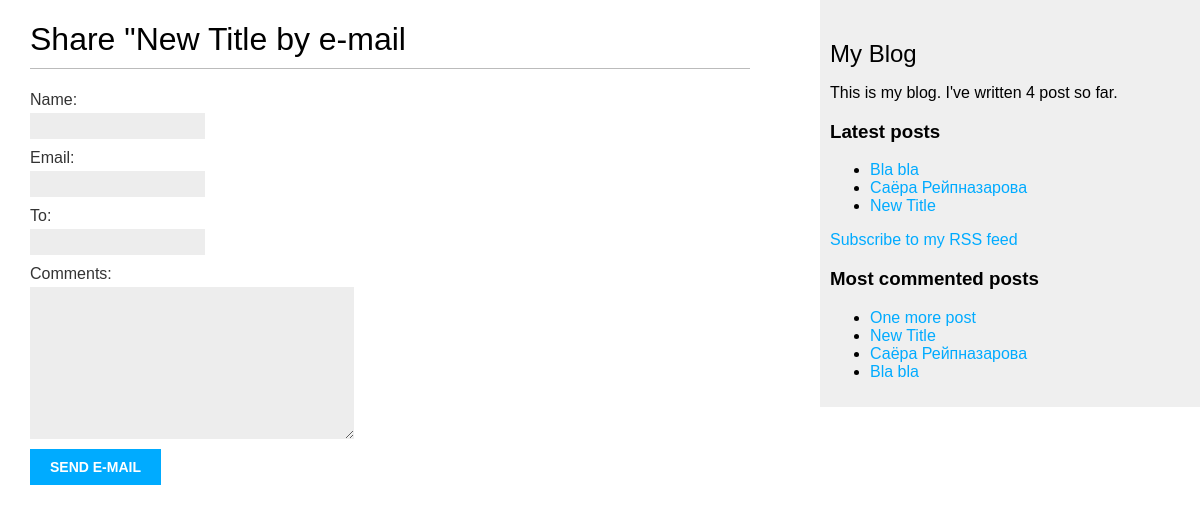
Before: /blog/2/share/ with the older database file.
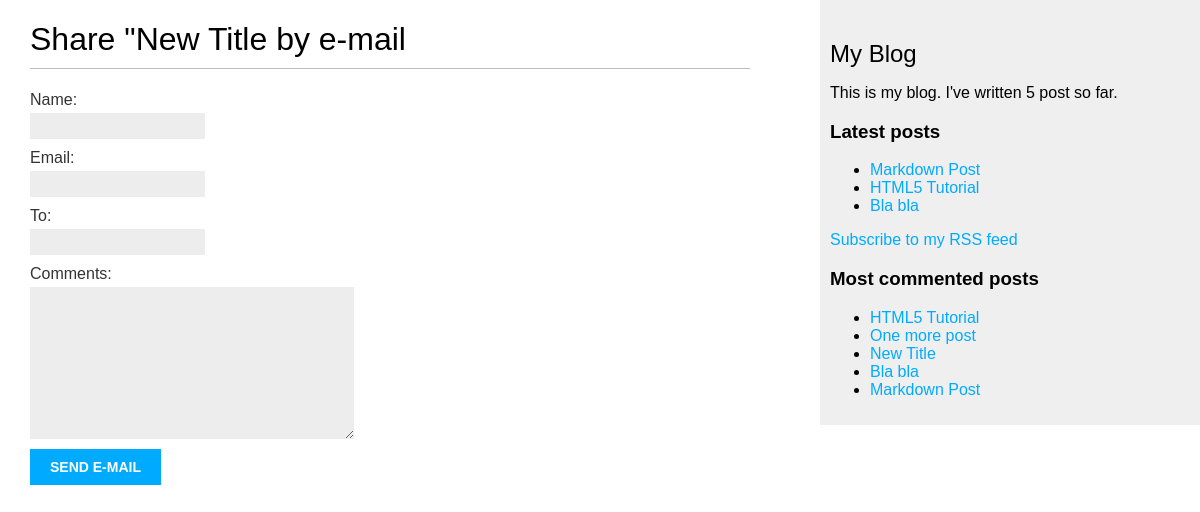
After: the same page with the newer database file.
### blog/models.py (models this page shows, shortened)
class Post(models.Model):
    STATUS_CHOICES = (
        ('draft', 'Draft'),
        ('published', 'Published'),
    )
    title = models.CharField(max_length=250)
    slug = models.SlugField(max_length=250, unique_for_date='publish')
    author = models.ForeignKey(User, related_name='blog_posts', on_delete=models.CASCADE)
    body = models.TextField()
    publish = models.DateTimeField(default=timezone.now)
    created = models.DateTimeField(auto_now_add=True)
    updated = models.DateTimeField(auto_now=True)
    status = models.CharField(max_length=10, choices=STATUS_CHOICES, default='draft')
    objects = models.Manager()
    published = PublishedManager()
    tags = TaggableManager()
    class Meta:
        ordering = ('-publish',)
    def get_absolute_url(self):
        return reverse('blog:post_detail',
                       args=[self.publish.year,
                             self.publish.strftime('%m'),
                             self.publish.strftime('%d'),
                             self.slug])

### blog/views.py (the view)
# urls.py: url(r'^(?P<post_id>\d+)/share/$', views.post_share, name='post_share'),
def post_share(request, post_id):
    post = get_object_or_404(Post, id=post_id, status='published')
    sent = False
    if request.method == 'POST':
        form = EmailPostForm(request.POST)
        if form.is_valid():
            cd = form.cleaned_data
            post_url = request.build_absolute_uri(post.get_absolute_url())
            subject = '{} ({}) recommends you reading "{}"'.format(cd['name'], cd['email'], post.title)
            message = 'Read "{}" at {}\n\n\'s comments: {}'.format(post.title, post_url, cd['name'], cd['comments'])
            send_mail(subject, message, 'manasbazarbayev@gmail.com', (cd['to'],))
            sent = True
    else:
        form = EmailPostForm()
    return render(request, 'blog/post/share.html', {'post': post,
                                                    'form': form,
                                                    'sent': sent})

### blog/forms.py
class EmailPostForm(forms.Form):
    name = forms.CharField(max_length=25)
    email = forms.EmailField()
    to = forms.EmailField()
    comments = forms.CharField(required=False, widget=forms.Textarea)

### blog/models.py (called while the page is built)
    def get_queryset(self):
        return super(PublishedManager, self).get_queryset().filter(status='published')

### blog/templatetags/blog_tags.py (called while the page is built)
@register.simple_tag
def total_posts():
    return Post.published.count()

@register.inclusion_tag('blog/post/latest_posts.html')
def show_latest_posts(count=5):
    latest_posts = Post.published.order_by('-publish')[:count]
    return {'latest_posts': latest_posts}

@register.simple_tag
def get_most_commented_posts(count=5):
    return Post.published.annotate(total_comments=Count('comments')).order_by('-total_comments')[:count]

### templates/blog/post/share.html (shortened to what this page needs)
{% extends 'blog/base.html' %}
{% block content %}
    {% if sent %}
        <h1>E-mail successfully sent</h1>
        <p>
            "{{ post.title }}" was successfully sent to {{ cd.to }}
        </p>
    {% else %}
        <h1>Share "{{ post.title }} by e-mail</h1>
        <form action="." method="post">
            {{ form.as_p }}
            <input type="submit" value="Send e-mail">
        </form>
    {% endif %}
{% endblock %}

### templates/blog/base.html (shortened to what this page needs)
{% load blog_tags %}
{% load static %}
<!DOCTYPE html>
<html lang="en">
<head>
    <link href="{% static "css/blog.css" %}" rel="stylesheet"/>
</head>
<body>
<div id="content">
    {% block content %}
    {% endblock %}
</div>
<div id="sidebar">
    <h2>My Blog</h2>
    <p>This is my blog. I've written {% total_posts %} post so far.</p>
    <h3>Latest posts</h3>
    {% show_latest_posts 3 %}
    <p><a href="{% url "blog:post_feed" %}">Subscribe to my RSS feed</a></p>
    <h3>Most commented posts</h3>
    {% get_most_commented_posts as most_commented_posts %}
    <ul>
        {% for post in most_commented_posts %}
            <li>
                <a href="{{ post.get_absolute_url }}">{{ post.title }}</a>
            </li>
        {% endfor %}
    </ul>
</div>
</body>
</html>

### templates/blog/post/latest_posts.html
<ul>
    {% for post in latest_posts %}
        <li>
            <a href="{{ post.get_absolute_url }}">{{ post.title }}</a>
        </li>
    {% endfor %}
</ul>

### static/css/blog.css (style rules this page uses)
body { margin:0; padding:0; font-family:helvetica, sans-serif; }
a { color:#00abff; text-decoration:none; }
h1 { font-weight:normal; border-bottom:1px solid #bbb; padding:0 0 10px 0; }
h2 { font-weight:normal; margin:30px 0 0; }
#content { float:left; width:60%; padding:0 0 0 30px; }
#sidebar { float:right; width:30%; padding:10px; background:#efefef; height:100%; }
label { float:left; clear:both; color:#333; margin-bottom:4px; }
input, textarea { clear:both; float:left; margin:0 0 10px; background:#ededed; border:0; padding:6px 10px; font-size:12px; }
input[type=submit] { font-weight:bold; background:#00abff; color:#fff; padding:10px 20px; font-size:14px; text-transform:uppercase; }

Changed rows visible on the page:
no longer on one of the page's lists (row edited): Post: title "New Title"
removed Post: title "Саёра Рейпназарова"
added Post: title "Markdown Post"
added Post: title "HTML5 Tutorial"
Other visible differences:
text no longer shown: "4"
text now shown: "5"
